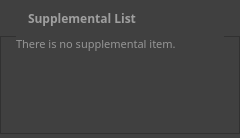
<?xml version="1.0" encoding="UTF-8"?>
<ui version="4.0">
 <class>SupplementalListWidget</class>
 <widget class="QWidget" name="SupplementalListWidget">
  <property name="geometry">
   <rect>
    <x>0</x>
    <y>0</y>
    <width>240</width>
    <height>138</height>
   </rect>
  </property>
  <property name="windowTitle">
   <string>SupplementalListWidget</string>
  </property>
  <property name="styleSheet">
   <string notr="true">/* Supplemental List */


position: absolute;
left: 0%;
right: 0%;
top: 0%;
bottom: 0%;

background: #404040;</string>
  </property>
  <widget class="QLabel" name="label_2">
   <property name="geometry">
    <rect>
     <x>28</x>
     <y>6</y>
     <width>113</width>
     <height>24</height>
    </rect>
   </property>
   <property name="styleSheet">
    <string notr="true">position: absolute;
width: 113px;
left: 28px;
top: 6px;
bottom: 6px;

font-family: Noto Sans TC;
font-style: normal;
font-weight: 600;
font-size: 12px;
line-height: 16px;
display: flex;
align-items: center;

/* panel/section title */

color: rgba(255, 255, 255, 0.5);
background: rgba(255, 255, 255, 0.0001);</string>
   </property>
   <property name="text">
    <string>Supplemental List</string>
   </property>
  </widget>
  <widget class="QLabel" name="label_NoItem">
   <property name="geometry">
    <rect>
     <x>16</x>
     <y>36</y>
     <width>208</width>
     <height>15</height>
    </rect>
   </property>
   <property name="styleSheet">
    <string notr="true">position: absolute;
height: 15px;
left: 16px;
right: 16px;
top: 36px;

font-family: Noto Sans TC;
font-style: normal;
font-weight: normal;
font-size: 11px;
line-height: 15px;
/* identical to box height */

display: flex;
align-items: center;

color: rgba(255, 255, 255, 0.45);
</string>
   </property>
   <property name="text">
    <string>There is no supplemental item.</string>
   </property>
  </widget>
  <widget class="QListWidget" name="listWidget">
   <property name="geometry">
    <rect>
     <x>0</x>
     <y>36</y>
     <width>240</width>
     <height>98</height>
    </rect>
   </property>
   <property name="sizePolicy">
    <sizepolicy hsizetype="Preferred" vsizetype="Expanding">
     <horstretch>0</horstretch>
     <verstretch>0</verstretch>
    </sizepolicy>
   </property>
  </widget>
  <widget class="QLabel" name="label_3">
   <property name="geometry">
    <rect>
     <x>7</x>
     <y>9</y>
     <width>18</width>
     <height>18</height>
    </rect>
   </property>
   <property name="minimumSize">
    <size>
     <width>18</width>
     <height>18</height>
    </size>
   </property>
   <property name="baseSize">
    <size>
     <width>18</width>
     <height>18</height>
    </size>
   </property>
   <property name="styleSheet">
    <string notr="true">/* icon/resource-image */


position: absolute;
width: 24px;
height: 24px;
left: calc(50% - 24px/2);
top: calc(50% - 24px/2);</string>
   </property>
   <property name="text">
    <string/>
   </property>
   <property name="pixmap">
    <pixmap resource="resources.qrc">:/SVG/svg/icon/toc-resource.svg</pixmap>
   </property>
   <property name="scaledContents">
    <bool>true</bool>
   </property>
  </widget>
  <widget class="QPushButton" name="pushButton_Add">
   <property name="geometry">
    <rect>
     <x>206</x>
     <y>6</y>
     <width>24</width>
     <height>24</height>
    </rect>
   </property>
   <property name="sizePolicy">
    <sizepolicy hsizetype="Preferred" vsizetype="Preferred">
     <horstretch>0</horstretch>
     <verstretch>0</verstretch>
    </sizepolicy>
   </property>
   <property name="minimumSize">
    <size>
     <width>24</width>
     <height>24</height>
    </size>
   </property>
   <property name="baseSize">
    <size>
     <width>24</width>
     <height>24</height>
    </size>
   </property>
   <property name="font">
    <font>
     <family>Noto Sans</family>
     <pointsize>13</pointsize>
    </font>
   </property>
   <property name="styleSheet">
    <string notr="true">/* icon/reading-order-add-to-list */


position: absolute;
width: 24px;
height: 24px;
left: calc(50% - 24px/2);
top: calc(50% - 24px/2);

border: 0px;
</string>
   </property>
   <property name="text">
    <string notr="true"/>
   </property>
   <property name="icon">
    <iconset resource="resources.qrc">
     <normaloff>:/SVG/svg/icon/common-add.svg</normaloff>:/SVG/svg/icon/common-add.svg</iconset>
   </property>
   <property name="iconSize">
    <size>
     <width>24</width>
     <height>24</height>
    </size>
   </property>
  </widget>
  <zorder>listWidget</zorder>
  <zorder>label_2</zorder>
  <zorder>label_NoItem</zorder>
  <zorder>label_3</zorder>
  <zorder>pushButton_Add</zorder>
 </widget>
 <resources>
  <include location="resources.qrc"/>
 </resources>
 <connections/>
</ui>
